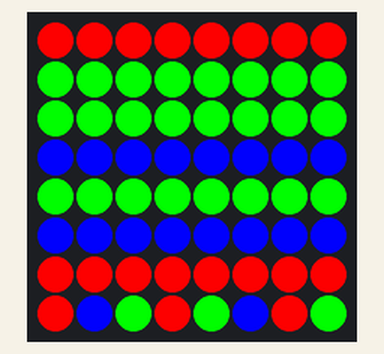
Simulated run of this program. Board: Raspberry Pi (BCM pin numbers) with a Sense HAT. Parts: the Sense HAT's 8×8 RGB LED matrix. At 8.0 s the program stops and its outputs stay as they are.

Above: at 0.1 s.
At 5.1 s:
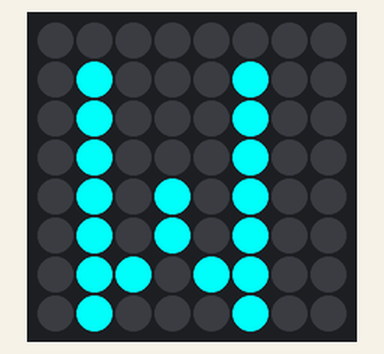
At 6.1 s:
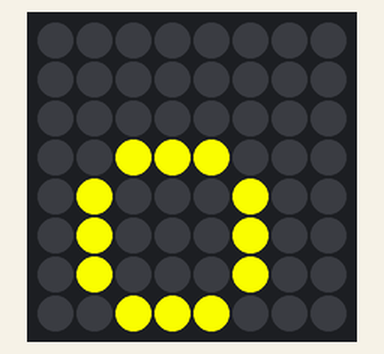
At 7.1 s:
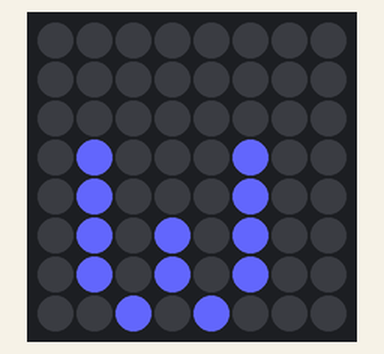

Measured:
- what the display in image 1 shows lasts 1.0 s, from 5.0 s to 6.0 s

The program:

set_multiple_pixels__1_.py
```python
#set_multiple_pixels.py

from sense_hat import SenseHat
from time import sleep

def main():
    r = [255,0,0]
    g = [0,255,0]
    b = [0,0,255]

    sense = SenseHat()

    pattern_list = [r,r,r,r,r,r,r,r,
                    g,g,g,g,g,g,g,g,
                    g,g,g,g,g,g,g,g,
                    b,b,b,b,b,b,b,b,
                    g,g,g,g,g,g,g,g,
                    b,b,b,b,b,b,b,b,
                    r,r,r,r,r,r,r,r,
                    r,b,g,r,g,b,r,g]

    sense.set_pixels(pattern_list)
    sleep(5)
    sense.clear()
    yellow = [0,255,255]
    sense.show_letter("W",yellow)
    sleep(1)
    sense.show_letter("o",[255,255,0])
    sleep(1)
    sense.show_letter("w",[100,100,255])
    sleep(1)
    sense.clear()
main()
```
